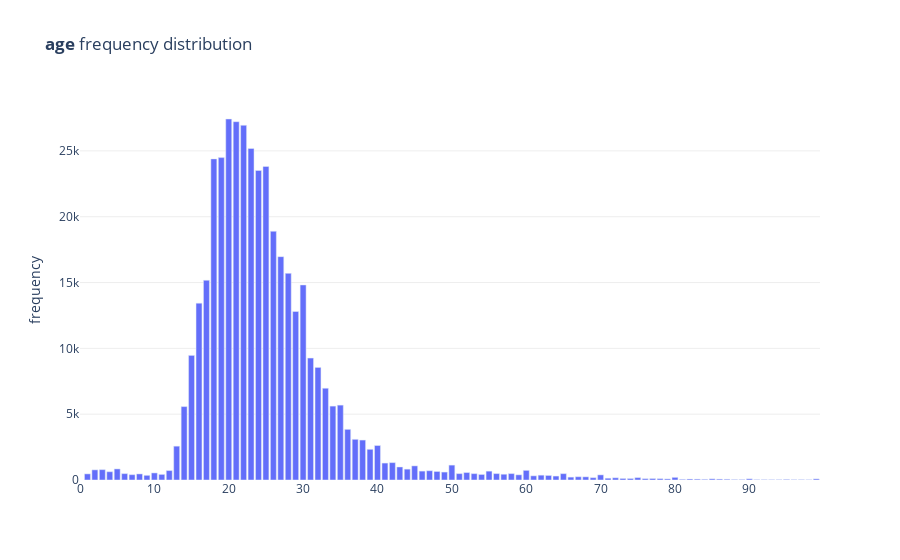

Notebook code for this chart:
### Code cell
num_freq_plot(df, 'age')

### Figure 1 — Plotly figure (JSON) as saved in the notebook; plotly's stock layout.template omitted (floating-point values rounded to 4 significant figures)
{"data": [{"hovertemplate": "Value: %{x:,}<br>Frequency: %{y:,}<br><extra></extra>", "hovertext": [1, 2, 3, 4, 5, 6, 7, 8, 9, 10, 11, 12, 13, 14, 15, 16, 17, 18, 19, 20, 21, 22, 23, 24, 25, 26, 27, 28, 29, 30, 31, 32, 33, 34, 35, 36, 37, 38, 39, 40, 41, 42, 43, 44, 45, 46, 47, 48, 49, 50, 51, 52, 53, 54, 55, 56, 57, 58, 59, 60, 61, 62, 63, 64, 65, 66, 67, 68, 69, 70, 71, 72, 73, 74, 75, 76, 77, 78, 79, 80, 81, 82, 83, 84, 85, 86, 87, 88, 89, 90, 91, 92, 93, 94, 95, 96, 97, 98, 99], "type": "bar", "x": [1, 2, 3, 4, 5, 6, 7, 8, 9, 10, 11, 12, 13, 14, 15, 16, 17, 18, 19, 20, 21, 22, 23, 24, 25, 26, 27, 28, 29, 30, 31, 32, 33, 34, 35, 36, 37, 38, 39, 40, 41, 42, 43, 44, 45, 46, 47, 48, 49, 50, 51, 52, 53, 54, 55, 56, 57, 58, 59, 60, 61, 62, 63, 64, 65, 66, 67, 68, 69, 70, 71, 72, 73, 74, 75, 76, 77, 78, 79, 80, 81, 82, 83, 84, 85, 86, 87, 88, 89, 90, 91, 92, 93, 94, 95, 96, 97, 98, 99], "y": [465, 770, 786, 629, 841, 484, 404, 462, 355, 537, 426, 716, 2570, 5577, 9465, 13435, 15171, 24393, 24490, 27422, 27218, 26944, 25181, 23513, 23815, 18891, 16965, 15696, 12799, 14817, 9264, 8552, 6970, 5613, 5688, 3847, 3091, 3034, 2331, 2619, 1286, 1319, 990, 825, 1072, 676, 704, 648, 602, 1131, 484, 565, 483, 421, 672, 486, 438, 487, 393, 732, 317, 367, 346, 299, 481, 219, 248, 240, 178, 389, 136, 168, 116, 115, 181, 100, 111, 101, 83, 200, 49, 74, 67, 50, 87, 68, 58, 34, 35, 90, 25, 26, 23, 24, 45, 25, 27, 20, 85]}], "layout": {"autosize": true, "plot_bgcolor": "#fff", "showlegend": false, "title": {"text": "<b>age</b> frequency distribution"}, "xaxis": {"autorange": true, "range": [0, 99.5], "rangemode": "tozero", "type": "linear"}, "yaxis": {"autorange": true, "gridcolor": "#eee", "range": [0, 28870.0], "rangemode": "tozero", "title": {"text": "frequency"}, "type": "linear"}}}
